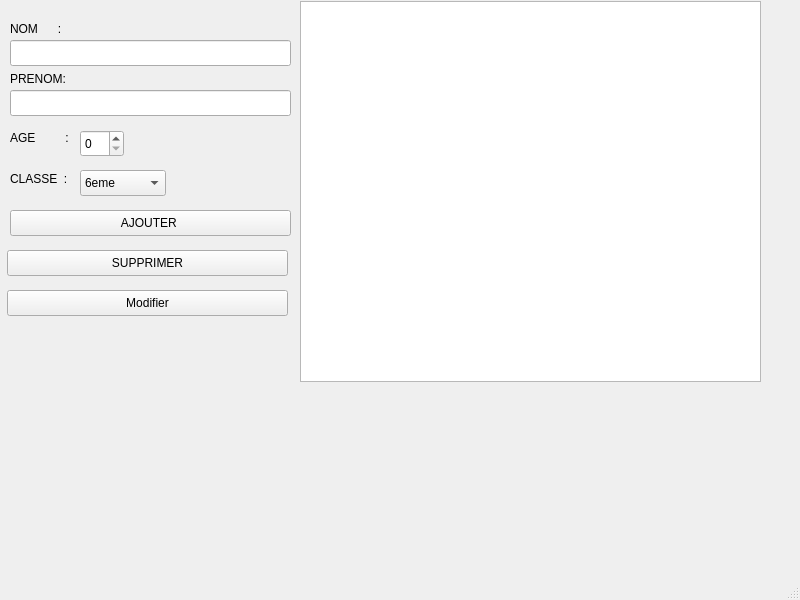
<?xml version="1.0" encoding="UTF-8"?>
<ui version="4.0">
 <class>MainWindow</class>
 <widget class="QMainWindow" name="MainWindow">
  <property name="geometry">
   <rect>
    <x>0</x>
    <y>0</y>
    <width>800</width>
    <height>600</height>
   </rect>
  </property>
  <property name="windowTitle">
   <string>MainWindow</string>
  </property>
  <widget class="QWidget" name="centralwidget">
   <widget class="QLabel" name="label">
    <property name="geometry">
     <rect>
      <x>10</x>
      <y>20</y>
      <width>71</width>
      <height>18</height>
     </rect>
    </property>
    <property name="text">
     <string>NOM      :</string>
    </property>
   </widget>
   <widget class="QLabel" name="label_2">
    <property name="geometry">
     <rect>
      <x>10</x>
      <y>70</y>
      <width>66</width>
      <height>18</height>
     </rect>
    </property>
    <property name="text">
     <string>PRENOM:</string>
    </property>
   </widget>
   <widget class="QLabel" name="label_3">
    <property name="geometry">
     <rect>
      <x>10</x>
      <y>127</y>
      <width>66</width>
      <height>21</height>
     </rect>
    </property>
    <property name="text">
     <string>AGE         :</string>
    </property>
   </widget>
   <widget class="QLineEdit" name="lineEditNom">
    <property name="geometry">
     <rect>
      <x>10</x>
      <y>40</y>
      <width>281</width>
      <height>26</height>
     </rect>
    </property>
   </widget>
   <widget class="QLineEdit" name="lineEditPrenom">
    <property name="geometry">
     <rect>
      <x>10</x>
      <y>90</y>
      <width>281</width>
      <height>26</height>
     </rect>
    </property>
   </widget>
   <widget class="QLabel" name="label_4">
    <property name="geometry">
     <rect>
      <x>10</x>
      <y>170</y>
      <width>66</width>
      <height>18</height>
     </rect>
    </property>
    <property name="text">
     <string>CLASSE  :</string>
    </property>
   </widget>
   <widget class="QSpinBox" name="spinBoxAge">
    <property name="geometry">
     <rect>
      <x>80</x>
      <y>130</y>
      <width>44</width>
      <height>27</height>
     </rect>
    </property>
   </widget>
   <widget class="QComboBox" name="comboBoxClasse">
    <property name="geometry">
     <rect>
      <x>80</x>
      <y>170</y>
      <width>86</width>
      <height>26</height>
     </rect>
    </property>
    <item>
     <property name="text">
      <string>6eme</string>
     </property>
    </item>
    <item>
     <property name="text">
      <string>5eme</string>
     </property>
    </item>
    <item>
     <property name="text">
      <string>4eme</string>
     </property>
    </item>
    <item>
     <property name="text">
      <string>3eme</string>
     </property>
    </item>
    <item>
     <property name="text">
      <string>2nde</string>
     </property>
    </item>
    <item>
     <property name="text">
      <string>1ere</string>
     </property>
    </item>
    <item>
     <property name="text">
      <string>Terminale</string>
     </property>
    </item>
   </widget>
   <widget class="QPushButton" name="pushButtonAjouter">
    <property name="geometry">
     <rect>
      <x>10</x>
      <y>210</y>
      <width>281</width>
      <height>26</height>
     </rect>
    </property>
    <property name="text">
     <string>AJOUTER </string>
    </property>
   </widget>
   <widget class="QPushButton" name="pushButtonSupprimer">
    <property name="geometry">
     <rect>
      <x>7</x>
      <y>250</y>
      <width>281</width>
      <height>26</height>
     </rect>
    </property>
    <property name="text">
     <string>SUPPRIMER</string>
    </property>
   </widget>
   <widget class="QTableWidget" name="tableWidget">
    <property name="geometry">
     <rect>
      <x>300</x>
      <y>1</y>
      <width>461</width>
      <height>381</height>
     </rect>
    </property>
   </widget>
   <widget class="QPushButton" name="pushButton_Modif">
    <property name="geometry">
     <rect>
      <x>7</x>
      <y>290</y>
      <width>281</width>
      <height>26</height>
     </rect>
    </property>
    <property name="text">
     <string>Modifier</string>
    </property>
   </widget>
  </widget>
  <widget class="QMenuBar" name="menubar">
   <property name="geometry">
    <rect>
     <x>0</x>
     <y>0</y>
     <width>800</width>
     <height>23</height>
    </rect>
   </property>
  </widget>
  <widget class="QStatusBar" name="statusbar"/>
 </widget>
 <resources/>
 <connections/>
</ui>
